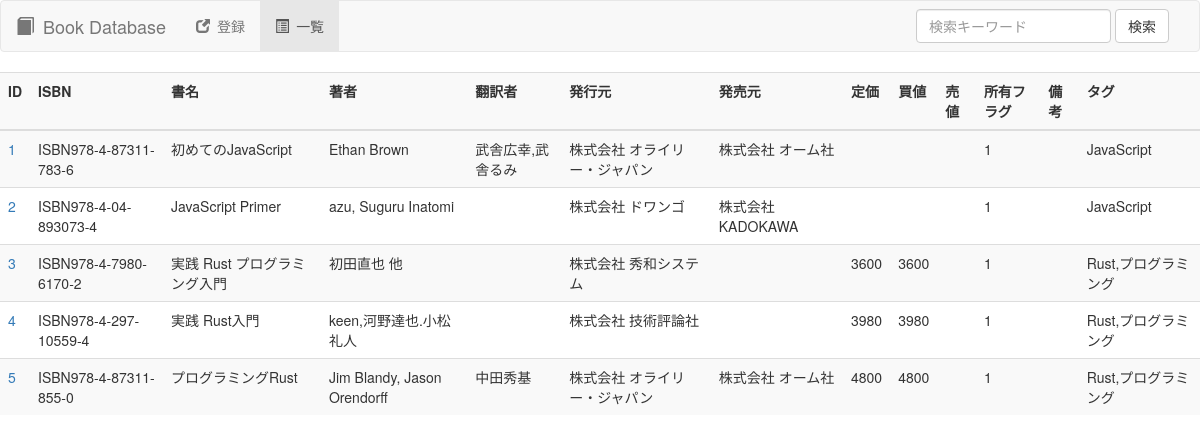
The page / on the database its author committed.
### tables this page shows
CREATE TABLE books(
                      data_id INTEGER PRIMARY KEY AUTOINCREMENT
                    , isbn TEXT
                    , name TEXT
                    , author TEXT
                    , translator TEXT
                    , publisher TEXT
                    , selling_agency TEXT
                    , original_price INTEGER
                    , bid_price INTEGER
                    , selling_price INTEGER
                    , owned_flg INTEGER
                    , remarks TEXT
                    , tag TEXT
                    , regist_datetime TEXT
                    , update_datetime TEXT
                    , delete_datetime TEXT
                );

### 書籍管理/web_book_manage.py (the view)
@app.route('/', methods=['GET'])
def get_index():
    return get_list()

### 書籍管理/web_book_manage.py (called while the page is built)
@app.route('/list', methods=['GET'])
def get_list():
    util_db.Book.db_init(db_file)
    list = util_db.Book.select_all(db_file)
    return render_template('web_book_list.html', list=list)

### 書籍管理/templates/web_book_list.html (shortened to what this page needs)
<!DOCTYPE html>
<html lang="ja">
	<head>
		<link href="https://maxcdn.bootstrapcdn.com/bootstrap/3.3.1/css/bootstrap.min.css" rel="stylesheet">
	</head>
    <body>
        <nav class="navbar navbar-default">
            <div class="container-fluid">
                <div class="navbar-header">
                    <a class="navbar-brand" href="/list"><span class="glyphicon glyphicon-book" aria-hidden="true"></span>&ensp;Book Database</a>
                </div>
                <div class="collapse navbar-collapse" id="navbarBook">
                    <ul class="nav navbar-nav">
                        <li><a href="/new"><span class="glyphicon glyphicon-new-window" aria-hidden="true"></span>&ensp;登録</a></li>
                        <li class="active"><a href="#"><span class="glyphicon glyphicon-list-alt" aria-hidden="true"></span>&ensp;一覧</a></li>
                    </ul>
                    <form class="navbar-form navbar-right" role="search" method="post" action="/search">
                        <div class="form-group">
                            <input type="text" class="form-control" placeholder="検索キーワード" name="seach_keyword" value="{{ seach_keyword }}" />
                        </div>
                        <button type="submit" class="btn btn-default">検索</button>
                    </form>
                </div>
            </div>
        </nav>
        <div class="table-responsive">
            <table class="table table-striped">
                <thread>
                    <tr>
                        <th>ID</th>
                        <th>ISBN</th>
                        <th>書名</th>
                        <th>著者</th>
                        <th>翻訳者</th>
                        <th>発行元</th>
                        <th>発売元</th>
                        <th>定価</th>
                        <th>買値</th>
                        <th>売値</th>
                        <th>所有フラグ</th>
                        <th>備考</th>
                        <th>タグ</th>
                    </tr>
                </thread>
                <tbody>
                    {% for book in list %}
                    <tr>
                        <td><a href="/detail/{{ book.data_id }}">{{ book.data_id }}</a></td>
                        <td>{{ book.isbn }}</td>
                        <td>{{ book.name }}</td>
                        <td>{{ book.author }}</td>
                        <td>{{ book.translator }}</td>
                        <td>{{ book.publisher }}</td>
                        <td>{{ book.selling_agency }}</td>
                        <td>{{ book.original_price }}</td>
                        <td>{{ book.bid_price }}</td>
                        <td>{{ book.selling_price }}</td>
                        <td>{{ book.owned_flg }}</td>
                        <td>{{ book.remarks }}</td>
                        <td>{{ book.tag }}</td>
                    </tr>
                    {% else %}
                        <td>no entry exist!</td>
                    {% endfor %}
                </tbody>
            </table>
        </div>
    </body>
</html>

### rows shown on the page
books: data_id "1", isbn "ISBN978-4-87311-783-6", name "初めてのJavaScript", author "Ethan Brown", translator "武舎広幸,武舎るみ", publisher "株式会社 オライリー・ジャパン", selling_agency "株式会社 オーム社", owned_flg "1", tag "JavaScript"
books: data_id "2", isbn "ISBN978-4-04-893073-4", name "JavaScript Primer", author "azu, Suguru Inatomi", publisher "株式会社 ドワンゴ", selling_agency "株式会社 KADOKAWA", owned_flg "1", tag "JavaScript"
books: data_id "3", isbn "ISBN978-4-7980-6170-2", name "実践 Rust プログラミング入門", author "初田直也 他", publisher "株式会社 秀和システム", original_price "3600", bid_price "3600", owned_flg "1", tag "Rust,プログラミング"
books: data_id "4", isbn "ISBN978-4-297-10559-4", name "実践 Rust入門", author "keen,河野達也.小松礼人", publisher "株式会社 技術評論社", original_price "3980", bid_price "3980", owned_flg "1", tag "Rust,プログラミング"
books: data_id "5", isbn "ISBN978-4-87311-855-0", name "プログラミングRust", author "Jim Blandy, Jason Orendorff", translator "中田秀基", publisher "株式会社 オライリー・ジャパン", selling_agency "株式会社 オーム社", original_price "4800", bid_price "4800", owned_flg "1", tag "Rust,プログラミング"
